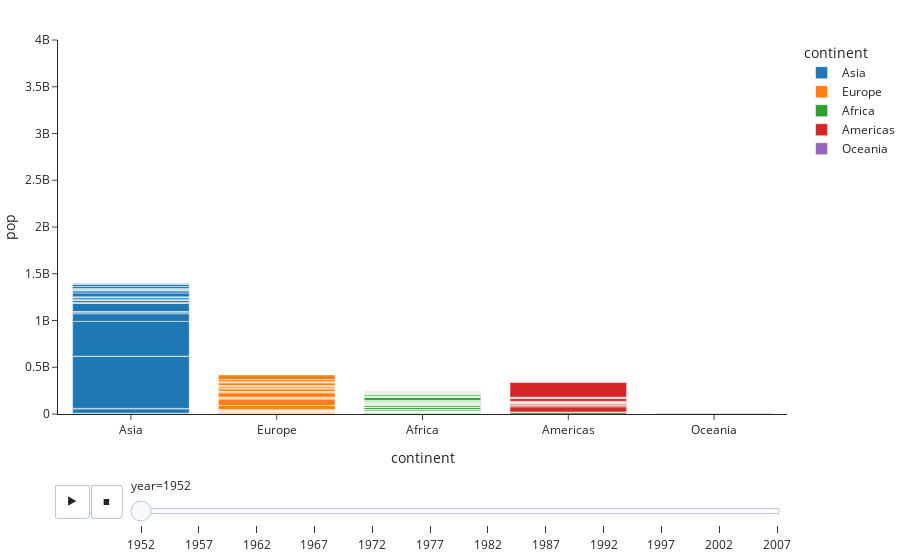

Write notebook code for a chart like this one.
### Code cell
import plotly.express as px

df = px.data.gapminder()

print(df.head(3))

fig = px.bar(df, x="continent", y="pop", color="continent",
  animation_frame="year", animation_group="country", range_y=[0,4000000000])
fig.show()

### Figure 1 — Plotly figure (JSON) as saved in the notebook; plotly's stock layout.template omitted (floating-point values rounded to 4 significant figures)
{"data": [{"alignmentgroup": "True", "hovertemplate": "continent=%{x}<br>year=1952<br>pop=%{y}<extra></extra>", "ids": ["Afghanistan", "Bahrain", "Bangladesh", "Cambodia", "China", "Hong Kong, China", "India", "Indonesia", "Iran", "Iraq", "Israel", "Japan", "Jordan", "Korea, Dem. Rep.", "Korea, Rep.", "Kuwait", "Lebanon", "Malaysia", "Mongolia", "Myanmar", "Nepal", "Oman", "Pakistan", "Philippines", "Saudi Arabia", "Singapore", "Sri Lanka", "Syria", "Taiwan", "Thailand", "Vietnam", "West Bank and Gaza", "Yemen, Rep."], "legendgroup": "Asia", "marker": {"color": "#1F77B4", "pattern": {"shape": ""}}, "name": "Asia", "offsetgroup": "Asia", "orientation": "v", "showlegend": true, "textposition": "auto", "type": "bar", "x": ["Asia", "Asia", "Asia", "Asia", "Asia", "Asia", "Asia", "Asia", "Asia", "Asia", "Asia", "Asia", "Asia", "Asia", "Asia", "Asia", "Asia", "Asia", "Asia", "Asia", "Asia", "Asia", "Asia", "Asia", "Asia", "Asia", "Asia", "Asia", "Asia", "Asia", "Asia", "Asia", "Asia"], "xaxis": "x", "y": [8425333, 120447, 46886859, 4693836, 556263527, 2125900, 372000000, 82052000, 17272000, 5441766, 1620914, 86459025, 607914, 8865488, 20947571, 160000, 1439529, 6748378, 800663, 20092996, 9182536, 507833, 41346560, 22438691, 4005677, 1127000, 7982342, 3661549, 8550362, 21289402, 26246839, 1030585, 4963829], "yaxis": "y"}, {"alignmentgroup": "True", "hovertemplate": "continent=%{x}<br>year=1952<br>pop=%{y}<extra></extra>", "ids": ["Albania", "Austria", "Belgium", "Bosnia and Herzegovina", "Bulgaria", "Croatia", "Czech Republic", "Denmark", "Finland", "France", "Germany", "Greece", "Hungary", "Iceland", "Ireland", "Italy", "Montenegro", "Netherlands", "Norway", "Poland", "Portugal", "Romania", "Serbia", "Slovak Republic", "Slovenia", "Spain", "Sweden", "Switzerland", "Turkey", "United Kingdom"], "legendgroup": "Europe", "marker": {"color": "#FF7F0E", "pattern": {"shape": ""}}, "name": "Europe", "offsetgroup": "Europe", "orientation": "v", "showlegend": true, "textposition": "auto", "type": "bar", "x": ["Europe", "Europe", "Europe", "Europe", "Europe", "Europe", "Europe", "Europe", "Europe", "Europe", "Europe", "Europe", "Europe", "Europe", "Europe", "Europe", "Europe", "Europe", "Europe", "Europe", "Europe", "Europe", "Europe", "Europe", "Europe", "Europe", "Europe", "Europe", "Europe", "Europe"], "xaxis": "x", "y": [1282697, 6927772, 8730405, 2791000, 7274900, 3882229, 9125183, 4334000, 4090500, 42459667, 69145952, 7733250, 9504000, 147962, 2952156, 47666000, 413834, 10381988, 3327728, 25730551, 8526050, 16630000, 6860147, 3558137, 1489518, 28549870, 7124673, 4815000, 22235677, 50430000], "yaxis": "y"}, {"alignmentgroup": "True", "hovertemplate": "continent=%{x}<br>year=1952<br>pop=%{y}<extra></extra>", "ids": ["Algeria", "Angola", "Benin", "Botswana", "Burkina Faso", "Burundi", "Cameroon", "Central African Republic", "Chad", "Comoros", "Congo, Dem. Rep.", "Congo, Rep.", "Cote d'Ivoire", "Djibouti", "Egypt", "Equatorial Guinea", "Eritrea", "Ethiopia", "Gabon", "Gambia", "Ghana", "Guinea", "Guinea-Bissau", "Kenya", "Lesotho", "Liberia", "Libya", "Madagascar", "Malawi", "Mali", "Mauritania", "Mauritius", "Morocco", "Mozambique", "Namibia", "Niger", "Nigeria", "Reunion", "Rwanda", "Sao Tome and Principe", "Senegal", "Sierra Leone", "Somalia", "South Africa", "Sudan", "Swaziland", "Tanzania", "Togo", "Tunisia", "Uganda", "Zambia", "Zimbabwe"], "legendgroup": "Africa", "marker": {"color": "#2CA02C", "pattern": {"shape": ""}}, "name": "Africa", "offsetgroup": "Africa", "orientation": "v", "showlegend": true, "textposition": "auto", "type": "bar", "x": ["Africa", "Africa", "Africa", "Africa", "Africa", "Africa", "Africa", "Africa", "Africa", "Africa", "Africa", "Africa", "Africa", "Africa", "Africa", "Africa", "Africa", "Africa", "Africa", "Africa", "Africa", "Africa", "Africa", "Africa", "Africa", "Africa", "Africa", "Africa", "Africa", "Africa", "Africa", "Africa", "Africa", "Africa", "Africa", "Africa", "Africa", "Africa", "Africa", "Africa", "Africa", "Africa", "Africa", "Africa", "Africa", "Africa", "Africa", "Africa", "Africa", "Africa", "Africa", "Africa"], "xaxis": "x", "y": [9279525, 4232095, 1738315, 442308, 4469979, 2445618, 5009067, 1291695, 2682462, 153936, 14100005, 854885, 2977019, 63149, 22223309, 216964, 1438760, 20860941, 420702, 284320, 5581001, 2664249, 580653, 6464046, 748747, 863308, 1019729, 4762912, 2917802, 3838168, 1022556, 516556, 9939217, 6446316, 485831, 3379468, 33119096, 257700, 2534927, 60011, 2755589, 2143249, 2526994, 14264935, 8504667, 290243, 8322925, 1219113, 3647735, 5824797, 2672000, 3080907], "yaxis": "y"}, {"alignmentgroup": "True", "hovertemplate": "continent=%{x}<br>year=1952<br>pop=%{y}<extra></extra>", "ids": ["Argentina", "Bolivia", "Brazil", "Canada", "Chile", "Colombia", "Costa Rica", "Cuba", "Dominican Republic", "Ecuador", "El Salvador", "Guatemala", "Haiti", "Honduras", "Jamaica", "Mexico", "Nicaragua", "Panama", "Paraguay", "Peru", "Puerto Rico", "Trinidad and Tobago", "United States", "Uruguay", "Venezuela"], "legendgroup": "Americas", "marker": {"color": "#D62728", "pattern": {"shape": ""}}, "name": "Americas", "offsetgroup": "Americas", "orientation": "v", "showlegend": true, "textposition": "auto", "type": "bar", "x": ["Americas", "Americas", "Americas", "Americas", "Americas", "Americas", "Americas", "Americas", "Americas", "Americas", "Americas", "Americas", "Americas", "Americas", "Americas", "Americas", "Americas", "Americas", "Americas", "Americas", "Americas", "Americas", "Americas", "Americas", "Americas"], "xaxis": "x", "y": [17876956, 2883315, 56602560, 14785584, 6377619, 12350771, 926317, 6007797, 2491346, 3548753, 2042865, 3146381, 3201488, 1517453, 1426095, 30144317, 1165790, 940080, 1555876, 8025700, 2227000, 662850, 157553000, 2252965, 5439568], "yaxis": "y"}, {"alignmentgroup": "True", "hovertemplate": "continent=%{x}<br>year=1952<br>pop=%{y}<extra></extra>", "ids": ["Australia", "New Zealand"], "legendgroup": "Oceania", "marker": {"color": "#9467BD", "pattern": {"shape": ""}}, "name": "Oceania", "offsetgroup": "Oceania", "orientation": "v", "showlegend": true, "textposition": "auto", "type": "bar", "x": ["Oceania", "Oceania"], "xaxis": "x", "y": [8691212, 1994794], "yaxis": "y"}], "layout": {"barmode": "relative", "legend": {"title": {"text": "continent"}, "tracegroupgap": 0}, "sliders": [{"active": 0, "currentvalue": {"prefix": "year="}, "len": 0.9, "pad": {"b": 10, "t": 60}, "steps": [{"args": [["1952"], {"frame": {"duration": 0, "redraw": true}, "fromcurrent": true, "mode": "immediate", "transition": {"duration": 0, "easing": "linear"}}], "label": "1952", "method": "animate"}, {"args": [["1957"], {"frame": {"duration": 0, "redraw": true}, "fromcurrent": true, "mode": "immediate", "transition": {"duration": 0, "easing": "linear"}}], "label": "1957", "method": "animate"}, {"args": [["1962"], {"frame": {"duration": 0, "redraw": true}, "fromcurrent": true, "mode": "immediate", "transition": {"duration": 0, "easing": "linear"}}], "label": "1962", "method": "animate"}, {"args": [["1967"], {"frame": {"duration": 0, "redraw": true}, "fromcurrent": true, "mode": "immediate", "transition": {"duration": 0, "easing": "linear"}}], "label": "1967", "method": "animate"}, {"args": [["1972"], {"frame": {"duration": 0, "redraw": true}, "fromcurrent": true, "mode": "immediate", "transition": {"duration": 0, "easing": "linear"}}], "label": "1972", "method": "animate"}, {"args": [["1977"], {"frame": {"duration": 0, "redraw": true}, "fromcurrent": true, "mode": "immediate", "transition": {"duration": 0, "easing": "linear"}}], "label": "1977", "method": "animate"}, {"args": [["1982"], {"frame": {"duration": 0, "redraw": true}, "fromcurrent": true, "mode": "immediate", "transition": {"duration": 0, "easing": "linear"}}], "label": "1982", "method": "animate"}, {"args": [["1987"], {"frame": {"duration": 0, "redraw": true}, "fromcurrent": true, "mode": "immediate", "transition": {"duration": 0, "easing": "linear"}}], "label": "1987", "method": "animate"}, {"args": [["1992"], {"frame": {"duration": 0, "redraw": true}, "fromcurrent": true, "mode": "immediate", "transition": {"duration": 0, "easing": "linear"}}], "label": "1992", "method": "animate"}, {"args": [["1997"], {"frame": {"duration": 0, "redraw": true}, "fromcurrent": true, "mode": "immediate", "transition": {"duration": 0, "easing": "linear"}}], "label": "1997", "method": "animate"}, {"args": [["2002"], {"frame": {"duration": 0, "redraw": true}, "fromcurrent": true, "mode": "immediate", "transition": {"duration": 0, "easing": "linear"}}], "label": "2002", "method": "animate"}, {"args": [["2007"], {"frame": {"duration": 0, "redraw": true}, "fromcurrent": true, "mode": "immediate", "transition": {"duration": 0, "easing": "linear"}}], "label": "2007", "method": "animate"}], "x": 0.1, "xanchor": "left", "y": 0, "yanchor": "top"}], "updatemenus": [{"buttons": [{"args": [null, {"frame": {"duration": 500, "redraw": true}, "fromcurrent": true, "mode": "immediate", "transition": {"duration": 500, "easing": "linear"}}], "label": "&#9654;", "method": "animate"}, {"args": [[null], {"frame": {"duration": 0, "redraw": true}, "fromcurrent": true, "mode": "immediate", "transition": {"duration": 0, "easing": "linear"}}], "label": "&#9724;", "method": "animate"}], "direction": "left", "pad": {"r": 10, "t": 70}, "showactive": false, "type": "buttons", "x": 0.1, "xanchor": "right", "y": 0, "yanchor": "top"}], "xaxis": {"anchor": "y", "categoryarray": ["Asia", "Europe", "Africa", "Americas", "Oceania"], "categoryorder": "array", "domain": [0, 1], "title": {"text": "continent"}}, "yaxis": {"anchor": "x", "domain": [0, 1], "range": [0, 4000000000], "title": {"text": "pop"}}}}
